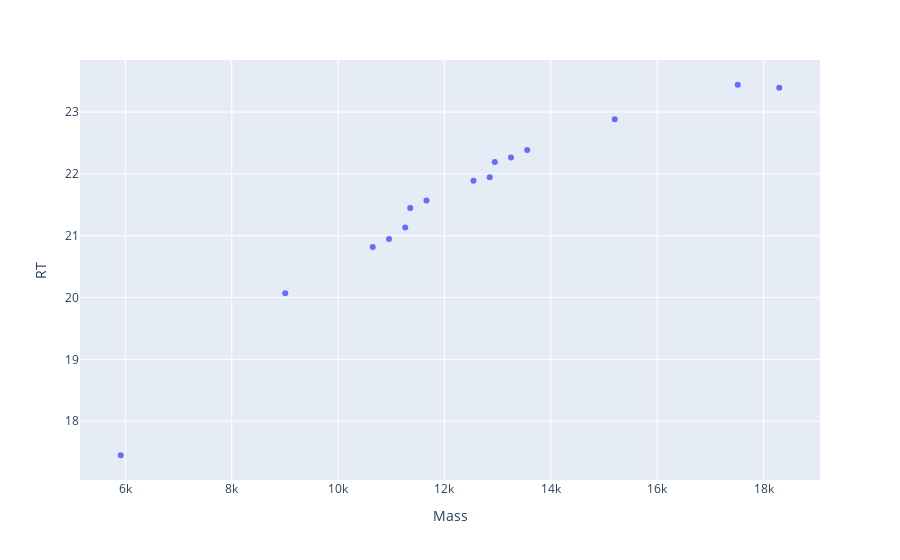
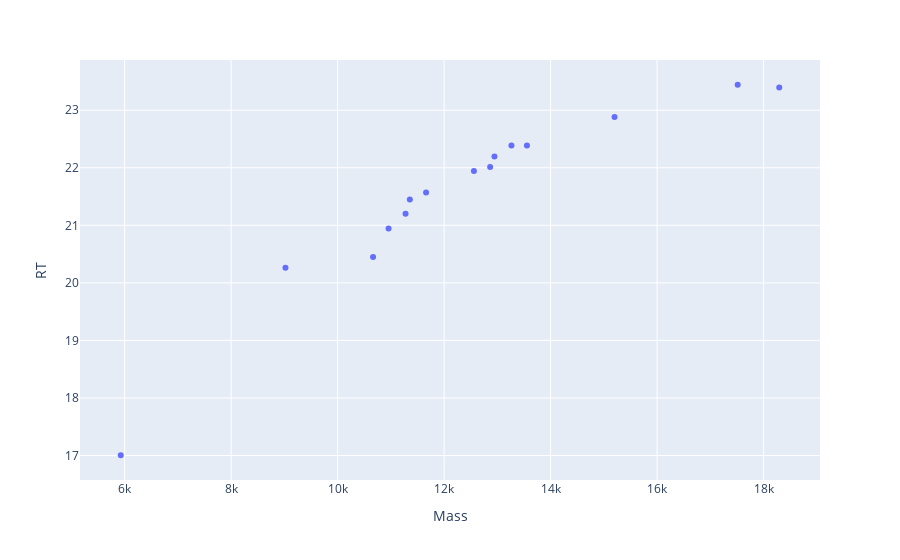
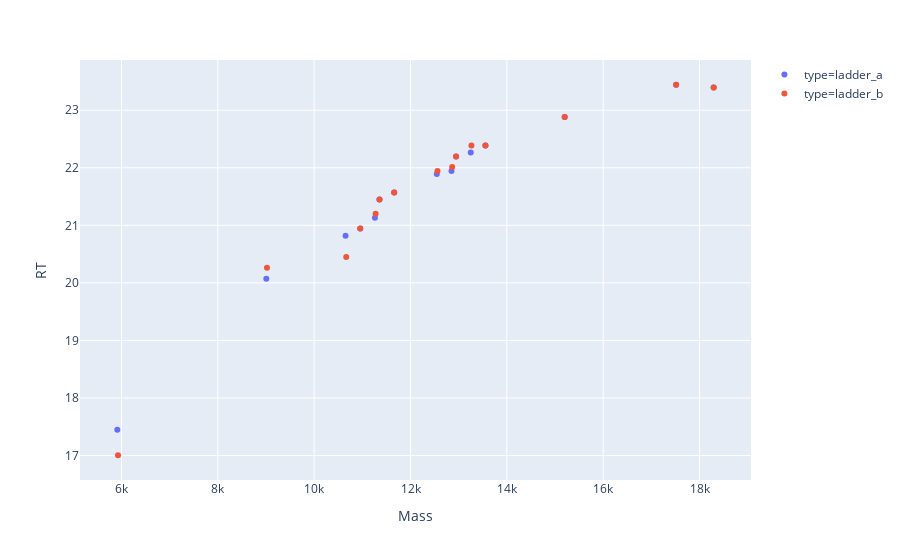

Notebook code cell kept with these figures, in order:
### Code cell
df_A = match_dfs(df7_A, df2_A)
plotly_zone(df_A)
df_B = match_dfs(df7_B, df2_B)
plotly_zone(df_B)
plotly_zones(df_A, df_B)

### Figure 1 — Plotly figure (JSON) as saved in the notebook; plotly's stock layout.template omitted (floating-point values rounded to 4 significant figures)
{"data": [{"hoverlabel": {"namelength": 0}, "hovertemplate": "Mass=%{x}<br>RT=%{y}", "legendgroup": "", "marker": {"color": "#636efa", "symbol": "circle"}, "mode": "markers", "name": "", "showlegend": false, "type": "scatter", "x": [10960.0, 13560.0, 17510.0, 11660.0, 18290.0, 12950.0, 11360.0, 15200.0, 9006.0, 10650.0, 12850.0, 12550.0, 13250.0, 5913.0, 11260.0], "xaxis": "x", "y": [20.95, 22.39, 23.44, 21.57, 23.39, 22.19, 21.45, 22.88, 20.07, 20.82, 21.94, 21.89, 22.26, 17.45, 21.13], "yaxis": "y"}], "layout": {"legend": {"tracegroupgap": 0}, "margin": {"t": 60}, "xaxis": {"anchor": "y", "domain": [0, 1], "title": {"text": "Mass"}}, "yaxis": {"anchor": "x", "domain": [0, 1], "title": {"text": "RT"}}}}

### Figure 2 — Plotly figure (JSON) as saved in the notebook; plotly's stock layout.template omitted (floating-point values rounded to 4 significant figures)
{"data": [{"hoverlabel": {"namelength": 0}, "hovertemplate": "Mass=%{x}<br>RT=%{y}", "legendgroup": "", "marker": {"color": "#636efa", "symbol": "circle"}, "mode": "markers", "name": "", "showlegend": false, "type": "scatter", "x": [10960.0, 13560.0, 17510.0, 11660.0, 18290.0, 12950.0, 11360.0, 15200.0, 10670.0, 12860.0, 5927.0, 11280.0, 12560.0, 9020.0, 13260.0], "xaxis": "x", "y": [20.95, 22.39, 23.44, 21.57, 23.39, 22.19, 21.45, 22.88, 20.45, 22.01, 17.01, 21.2, 21.94, 20.26, 22.39], "yaxis": "y"}], "layout": {"legend": {"tracegroupgap": 0}, "margin": {"t": 60}, "xaxis": {"anchor": "y", "domain": [0, 1], "title": {"text": "Mass"}}, "yaxis": {"anchor": "x", "domain": [0, 1], "title": {"text": "RT"}}}}

### Figure 3 — Plotly figure (JSON) as saved in the notebook; plotly's stock layout.template omitted (floating-point values rounded to 4 significant figures)
{"data": [{"hoverlabel": {"namelength": 0}, "hovertemplate": "type=ladder_a<br>Mass=%{x}<br>RT=%{y}", "legendgroup": "type=ladder_a", "marker": {"color": "#636efa", "symbol": "circle"}, "mode": "markers", "name": "type=ladder_a", "showlegend": true, "type": "scatter", "x": [10960.0, 13560.0, 17510.0, 11660.0, 18290.0, 12950.0, 11360.0, 15200.0, 9006.0, 10650.0, 12850.0, 12550.0, 13250.0, 5913.0, 11260.0], "xaxis": "x", "y": [20.95, 22.39, 23.44, 21.57, 23.39, 22.19, 21.45, 22.88, 20.07, 20.82, 21.94, 21.89, 22.26, 17.45, 21.13], "yaxis": "y"}, {"hoverlabel": {"namelength": 0}, "hovertemplate": "type=ladder_b<br>Mass=%{x}<br>RT=%{y}", "legendgroup": "type=ladder_b", "marker": {"color": "#EF553B", "symbol": "circle"}, "mode": "markers", "name": "type=ladder_b", "showlegend": true, "type": "scatter", "x": [10960.0, 13560.0, 17510.0, 11660.0, 18290.0, 12950.0, 11360.0, 15200.0, 10670.0, 12860.0, 5927.0, 11280.0, 12560.0, 9020.0, 13260.0], "xaxis": "x", "y": [20.95, 22.39, 23.44, 21.57, 23.39, 22.19, 21.45, 22.88, 20.45, 22.01, 17.01, 21.2, 21.94, 20.26, 22.39], "yaxis": "y"}], "layout": {"legend": {"tracegroupgap": 0}, "margin": {"t": 60}, "xaxis": {"anchor": "y", "domain": [0, 1], "title": {"text": "Mass"}}, "yaxis": {"anchor": "x", "domain": [0, 1], "title": {"text": "RT"}}}}
